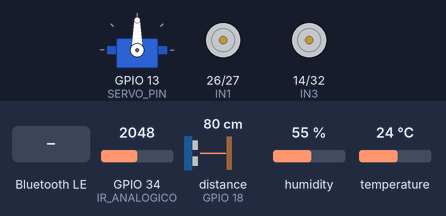
Bench run of a sketch on a simulated ESP32-S2. Shown: servo, motor-driver pin pairs drawn as motors (green arrow = first pin HIGH = forward, orange = second pin HIGH = backward, longer = more drive, scaled by the enable pin). Wiring (inferred from the names in the program): ultrasonic range finder: trigger GPIO 5; echo GPIO 18. Inputs (shaded band) come from the test bench; at power-on: GPIO 34 (IR_ANALOGICO) = 2048, distance to the obstacle (sensor on GPIO 18) 80 cm, humidity 55 %, temperature 24 °C. The echo pulse lasts 58.3 µs per cm; nothing arrives over Bluetooth unless stated; a phone connects over Bluetooth LE 3 s after start; what the sketch prints to the serial monitor is not drawn.

Above: at 2.2 s.
2.3 s: Bluetooth LE write "S," received
At 2.9 s:
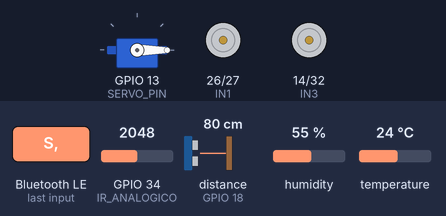
3.8 s: Bluetooth LE write "M," received
5.5 s: Bluetooth LE write "S," received
7.0 s: Bluetooth LE write "M," received
8.5 s: Bluetooth LE write "R" received
10.0 s: Bluetooth LE write "R" received
Timing chart, 0 to 12.5 s (numbered marks = the images above; inputs shaded):
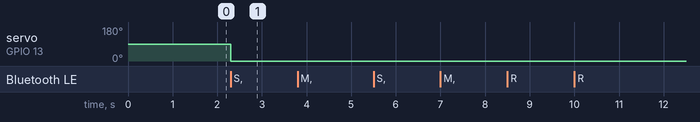

Measured:
- after the input at 2.3 s, servo on GPIO 13 (SERVO_PIN): 90° → 0° at once
- after the input at 3.8 s, every drawn part: stays the same
- after the input at 5.5 s, every drawn part: stays the same
- after the input at 7.0 s, every drawn part: stays the same
- after the input at 8.5 s, every drawn part: stays the same
- after the input at 10.0 s, every drawn part: stays the same

The sketch:

SAVIFO3_BLE.ino
```cpp
// =============================================================
//  SAVIFO3 — ESP32-S2  |  BLE + Sensores + Servo + Motores
//  Compatível com App Inventor (LENG2_corrigido_final.aia)
//
//  UUIDs BLE (têm de ser iguais aos da app):
//    SERVICE      : 12345678-1234-1234-1234-123456789abc
//    SENSOR_CHAR  : 12345678-1234-1234-1234-123456789ab1  (notify ESP32→App)
//    MOTOR_CHAR   : 12345678-1234-1234-1234-123456789ab2  (write  App→ESP32)
//    MEASURE_CHAR : 12345678-1234-1234-1234-123456789ab3  (notify ESP32→App)
//    SERVO_CHAR   : 12345678-1234-1234-1234-123456789ab5  (write  App→ESP32)
//
//  Comandos recebidos da App:
//    Motores : "M,<dir>,<vel>"
//              dir =  1 frente | -1 trás | 0 parar/virar
//              vel =  0-255    |  1 virar direita | -1 virar esq.
//    Servo   : "S,<ângulo>"  (0-180)
//              S,90 neutro | S,135 subir | S,45 descer
//    Registar: "R"  → envia medição atual para pontos A/B/C
//
//  Dados enviados para a App (SENSOR_CHAR, a cada 1 s):
//    "temp,humidade,distancia,ir,irmax,tempoVoo\n"
//
//  Dados de medição (MEASURE_CHAR, quando se carrega R na app):
//    "MEAS:temp,ur,ir,dist,hora\n"
// =============================================================

#include <BLEDevice.h>
#include <BLEServer.h>
#include <BLEUtils.h>
#include <BLE2902.h>
#include "DHT.h"
#include <ESP32Servo.h>

// ---------- UUIDs BLE ----------
#define SERVICE_UUID   "12345678-1234-1234-1234-123456789abc"
#define SENSOR_UUID    "12345678-1234-1234-1234-123456789ab1"
#define MOTOR_UUID     "12345678-1234-1234-1234-123456789ab2"
#define MEASURE_UUID   "12345678-1234-1234-1234-123456789ab3"
#define SERVO_UUID     "12345678-1234-1234-1234-123456789ab5"

// ---------- DHT22 ----------
#define DHTPIN   4
#define DHTTYPE  DHT22
DHT dht(DHTPIN, DHTTYPE);

// ---------- HC-SR04 ----------
#define TRIG_PIN 5
#define ECHO_PIN 18

// ---------- KY-026 ----------
#define IR_ANALOGICO 34
#define IR_DIGITAL   35

// ---------- SERVO ----------
#define SERVO_PIN 13
Servo servoMotor;
int anguloServo = 90;

// ---------- L298N / MOTORES ----------
#define IN1 26
#define IN2 27
#define ENA 25
#define IN3 14
#define IN4 32
#define ENB 33
int velocidadeMotor1 = 0;
int velocidadeMotor2 = 0;

// ---------- BLE ----------
BLEServer*         pServer       = nullptr;
BLECharacteristic* pSensorChar   = nullptr;
BLECharacteristic* pMeasureChar  = nullptr;
bool deviceConnected = false;
bool oldConnected    = false;

// ---------- ESTADO ----------
float irMax = 0;
unsigned long tempoInicio   = 0;
unsigned long ultimaLeitura = 0;
const unsigned long INTERVALO = 1000;

// =====================================================================
//  DECLARAÇÕES ANTECIPADAS (forward declarations)
// =====================================================================
void atualizarMotores();
void enviarMedicaoAtual();
float medirDistancia();

// =====================================================================
//  CALLBACKS BLE
// =====================================================================
class ServerCallbacks : public BLEServerCallbacks {
  void onConnect(BLEServer* s) override {
    deviceConnected = true;
    tempoInicio = millis();
    Serial.println("[BLE] App ligada");
  }
  void onDisconnect(BLEServer* s) override {
    deviceConnected = false;
    Serial.println("[BLE] App desligada");
  }
};

class MotorCallbacks : public BLECharacteristicCallbacks {
  void onWrite(BLECharacteristic* pChar) override {
    String cmd = String(pChar->getValue().c_str());
    cmd.trim();
    Serial.print("[MOTOR CMD] "); Serial.println(cmd);

    // Formato: "M,<dir>,<vel>"
    if (cmd.startsWith("M,")) {
      String params = cmd.substring(2);
      int comma = params.indexOf(',');
      if (comma < 0) return;

      int dir = params.substring(0, comma).toInt();
      int vel = params.substring(comma + 1).toInt();

      if (dir == 1) {
        // Frente
        digitalWrite(IN1, HIGH); digitalWrite(IN2, LOW);
        digitalWrite(IN3, HIGH); digitalWrite(IN4, LOW);
        velocidadeMotor1 = vel;
        velocidadeMotor2 = vel;
      } else if (dir == -1) {
        // Trás
        digitalWrite(IN1, LOW);  digitalWrite(IN2, HIGH);
        digitalWrite(IN3, LOW);  digitalWrite(IN4, HIGH);
        velocidadeMotor1 = vel;
        velocidadeMotor2 = vel;
      } else if (dir == 0 && vel == 0) {
        // Parar
        velocidadeMotor1 = 0;
        velocidadeMotor2 = 0;
      } else if (dir == 0 && vel == 1) {
        // Virar direita
        digitalWrite(IN1, HIGH); digitalWrite(IN2, LOW);
        digitalWrite(IN3, LOW);  digitalWrite(IN4, HIGH);
        velocidadeMotor1 = 150;
        velocidadeMotor2 = 150;
      } else if (dir == 0 && vel == -1) {
        // Virar esquerda
        digitalWrite(IN1, LOW);  digitalWrite(IN2, HIGH);
        digitalWrite(IN3, HIGH); digitalWrite(IN4, LOW);
        velocidadeMotor1 = 150;
        velocidadeMotor2 = 150;
      }

      atualizarMotores();
    }
  }
};

class ServoCallbacks : public BLECharacteristicCallbacks {
  void onWrite(BLECharacteristic* pChar) override {
    String cmd = String(pChar->getValue().c_str());
    cmd.trim();
    Serial.print("[SERVO CMD] "); Serial.println(cmd);

    // Formato: "S,<ângulo>"
    if (cmd.startsWith("S,")) {
      int angulo = cmd.substring(2).toInt();
      if (angulo >= 0 && angulo <= 180) {
        anguloServo = angulo;
        servoMotor.write(anguloServo);
        Serial.print("Servo → "); Serial.print(anguloServo); Serial.println("°");
      }
    }

    // "R" → registar posição (envia medição atual)
    if (cmd == "R") {
      enviarMedicaoAtual();
    }
  }
};

// =====================================================================
//  SETUP
// =====================================================================
void setup() {
  Serial.begin(115200);
  delay(1000);

  // ---- Sensores ----
  dht.begin();
  pinMode(TRIG_PIN, OUTPUT);
  pinMode(ECHO_PIN, INPUT);
  pinMode(IR_ANALOGICO, INPUT);
  pinMode(IR_DIGITAL,   INPUT);

  // ---- Servo ----
  servoMotor.attach(SERVO_PIN);
  servoMotor.write(anguloServo);

  // ---- Motores ----
  pinMode(IN1, OUTPUT); pinMode(IN2, OUTPUT);
  pinMode(IN3, OUTPUT); pinMode(IN4, OUTPUT);
  ledcAttach(ENA, 1000, 8);
  ledcAttach(ENB, 1000, 8);
  digitalWrite(IN1, HIGH); digitalWrite(IN2, LOW);
  digitalWrite(IN3, HIGH); digitalWrite(IN4, LOW);
  atualizarMotores();

  // ---- BLE ----
  BLEDevice::init("SAVIFO3");
  pServer = BLEDevice::createServer();
  pServer->setCallbacks(new ServerCallbacks());

  BLEService* pService = pServer->createService(SERVICE_UUID);

  // SENSOR (notify)
  pSensorChar = pService->createCharacteristic(
    SENSOR_UUID,
    BLECharacteristic::PROPERTY_NOTIFY
  );
  pSensorChar->addDescriptor(new BLE2902());

  // MOTOR (write)
  BLECharacteristic* pMotorChar = pService->createCharacteristic(
    MOTOR_UUID,
    BLECharacteristic::PROPERTY_WRITE | BLECharacteristic::PROPERTY_WRITE_NR
  );
  pMotorChar->setCallbacks(new MotorCallbacks());

  // MEASURE (notify)
  pMeasureChar = pService->createCharacteristic(
    MEASURE_UUID,
    BLECharacteristic::PROPERTY_NOTIFY
  );
  pMeasureChar->addDescriptor(new BLE2902());

  // SERVO (write)
  BLECharacteristic* pServoChar = pService->createCharacteristic(
    SERVO_UUID,
    BLECharacteristic::PROPERTY_WRITE | BLECharacteristic::PROPERTY_WRITE_NR
  );
  pServoChar->setCallbacks(new ServoCallbacks());

  pService->start();

  BLEAdvertising* pAdv = BLEDevice::getAdvertising();
  pAdv->addServiceUUID(SERVICE_UUID);
  pAdv->setScanResponse(true);
  pAdv->setMinPreferred(0x06);
  BLEDevice::startAdvertising();

  Serial.println("SAVIFO3 BLE iniciado — à espera da app...");
}

// =====================================================================
//  LOOP
// =====================================================================
void loop() {
  unsigned long agora = millis();

  if (deviceConnected && (agora - ultimaLeitura >= INTERVALO)) {
    ultimaLeitura = agora;
    enviarSensores();
  }

  // Reconectar após desconexão
  if (!deviceConnected && oldConnected) {
    delay(500);
    pServer->startAdvertising();
    Serial.println("[BLE] A fazer advertising novamente...");
    oldConnected = false;
  }
  if (deviceConnected && !oldConnected) {
    oldConnected = true;
  }
}

// =====================================================================
//  FUNÇÕES
// =====================================================================

void enviarSensores() {
  float temperatura = dht.readTemperature();
  float humidade    = dht.readHumidity();
  float distancia   = medirDistancia();
  int   valorIR     = analogRead(IR_ANALOGICO);

  if (isnan(temperatura)) temperatura = 0.0;
  if (isnan(humidade))    humidade    = 0.0;
  if (distancia < 0)      distancia   = 0.0;

  if (valorIR > irMax) irMax = valorIR;

  unsigned long tempoVoo = (millis() - tempoInicio) / 1000;

  // Formato: "temp,humidade,distancia,ir,irmax,tempoVoo"
  String dados = String(temperatura, 1) + "," +
                 String(humidade, 1)    + "," +
                 String(distancia, 1)   + "," +
                 String(valorIR)        + "," +
                 String((int)irMax)     + "," +
                 String(tempoVoo);

  pSensorChar->setValue(dados.c_str());
  pSensorChar->notify();

  Serial.print("→ App: "); Serial.println(dados);
}

void enviarMedicaoAtual() {
  float temperatura = dht.readTemperature();
  float humidade    = dht.readHumidity();
  float distancia   = medirDistancia();
  int   valorIR     = analogRead(IR_ANALOGICO);
  unsigned long tempoVoo = (millis() - tempoInicio) / 1000;

  if (isnan(temperatura)) temperatura = 0.0;
  if (isnan(humidade))    humidade    = 0.0;
  if (distancia < 0)      distancia   = 0.0;

  // Formato: "MEAS:temp,ur,ir,dist,hora"
  String med = "MEAS:" +
               String(temperatura, 1) + "," +
               String(humidade, 1)    + "," +
               String(valorIR)        + "," +
               String(distancia, 1)   + "," +
               String(tempoVoo);

  pMeasureChar->setValue(med.c_str());
  pMeasureChar->notify();

  Serial.print("[MEDIÇÃO] "); Serial.println(med);
}

void atualizarMotores() {
  velocidadeMotor1 = constrain(velocidadeMotor1, 0, 255);
  velocidadeMotor2 = constrain(velocidadeMotor2, 0, 255);
  ledcWrite(ENA, velocidadeMotor1);
  ledcWrite(ENB, velocidadeMotor2);
  Serial.print("Motor1: "); Serial.print(velocidadeMotor1);
  Serial.print(" | Motor2: "); Serial.println(velocidadeMotor2);
}

float medirDistancia() {
  digitalWrite(TRIG_PIN, LOW);
  delayMicroseconds(2);
  digitalWrite(TRIG_PIN, HIGH);
  delayMicroseconds(10);
  digitalWrite(TRIG_PIN, LOW);

  long duracao = pulseIn(ECHO_PIN, HIGH, 30000);
  if (duracao == 0) return -1.0;
  return duracao * 0.0343 / 2.0;
}
```
